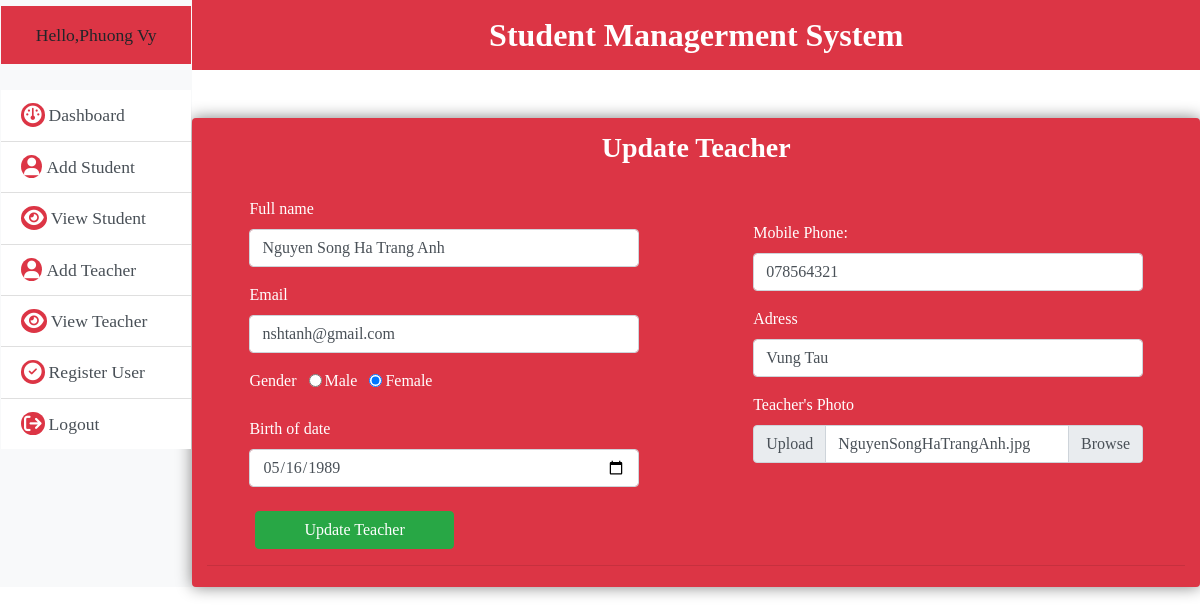
Screenshot of /admin/updateTeacher.php?edit_TeacherID=2 (signed in) with the database file from the repository.
### tables this page shows
CREATE TABLE `teacher` (
  `id` int(11) NOT NULL,
  `fullname_Teacher` varchar(256) NOT NULL,
  `phone_Teacher` varchar(256) DEFAULT NULL,
  `email_Teacher` varchar(256) NOT NULL,
  `Adress_Teacher` varchar(256) NOT NULL,
  `date_Teacher` date NOT NULL,
  `gender_Teacher` varchar(256) NOT NULL,
  `photo_Teacher` varchar(256) DEFAULT NULL
);

### admin/updateTeacher.php (the view, shortened to what this page needs)
<?php
include_once "../database/dbcon.php";
                            ?>
<?php
include_once "header.php";
?>
<body>
<?php
    $sql=mysqli_query($con,"SELECT*FROM admin WHERE id='{$_SESSION['id']}'");
    if(mysqli_num_rows($sql)>0){
        $row=mysqli_fetch_assoc($sql);
    }
    ?>
    <div class="d-flex" id="wrap">
        <div class="sidebar bg-light border-light border">
            <div class="sidebar-heading">
                <p class="text-center bg-danger p-3">Hello,<span><?php echo $row['fullname']?></span></p>
            </div>
            <ul class="listgroup list-group-flush">
                <a href="../../Student-Management-/admin/dashboard.php" class="list-group-item list-group-item-action"><i class="fa fa-dashboard"></i>Dashboard</a>
                <a href="../../Student-Management-/admin/addstudent.php" class="list-group-item list-group-item-action"><i class="fa fa-user"></i>Add Student</a>
                <a href="../../Student-Management-/admin/viewstudent.php" class="list-group-item list-group-item-action"><i class="fa fa-eye"></i>View Student</a>
                <a href="../../Student-Management-/admin/addTeacher.php" class="list-group-item list-group-item-action"><i class="fa fa-user"></i>Add Teacher</a>
                <a href="../../Student-Management-/admin/viewTeacher.php" class="list-group-item list-group-item-action"><i class="fa fa-eye"></i>View Teacher</a>
                <a href="../../Student-Management-/admin/register.php" class="list-group-item list-group-item-action"><i class="fa fa-check-circle"></i>Register User</a>
                <a href="../../Student-Management-/page/logout.php" class="list-group-item list-group-item-action"><i class="fa fa-sign-out"></i>Logout</a>
            </ul>
        </div>
        <div class="main-body">
        <section class="main-form">
        <h2 class="text-center text-white .shadow-lg bg-danger p-3 font-weight-bold">Student Managerment System</h2>
        <div class="container bg-danger rounded dash mt-5" id="formsetting">
            <h3 class="text-center text-white pb-4 pt-2 font-weight-bold ">Update Teacher</h3>
            <?php
                if(isset($_GET['edit_TeacherID'])){
                    $edit_Teacher=$_GET['edit_TeacherID'];
                    $query="SELECT * FROM teacher WHERE id='{$edit_Teacher}'";
                    $run = mysqli_query($con,$query);
                    while($row=mysqli_fetch_assoc($run)){
            ?>
            <form action="" method="post" enctype="multipart/form-data">
            <div class="row">
                <div class="col-md-5 col-sm-5 col-12 m-auto">
                <div class="form-group">
                    <label for="" class="text-white">Full name</label>
                    <input type="text" name="fullname" placeholder="Enter fullname" class="form-control" value="<?php echo $row['fullname_Teacher']?>"required>
                </div>
                <div class="form-group">
                    <label for="" class="text-white">Email</label>
                    <input type="email" name="email" placeholder="Enter email" value="<?php echo $row['email_Teacher']?>"class="form-control">
                </div>
                <div class="form-group">
                    <label for="" class="text-white">Gender</label>
                    <input type="radio" name="gender" value="male" class="form-check-input ml-2"
                    <?php
                    if($row['gender_Teacher'] == 'male') echo "checked";
                    ?>>
                    <label for="" class="form-check-label text-white pl-4">Male</label>
                    <input type="radio" name="gender" value="female" class="form-check-input ml-2"
                    <?php
                    if($row['gender_Teacher'] == 'female') echo "checked";
                    ?>>
                    <label for="" class="form-check-label text-white pl-4">Female</label>
                </div>
                <div class="form-group">
                    <label for="" class="text-white">Birth of date</label>
                    <input type="date" name="birthdate" placeholder="Enter birth of date" class="form-control" value="<?php echo $row['date_Teacher']?>">
                </div>
                </div>
                <div class="col-md-5 col-sm-5 col-12 m-auto">
                <div class="form-group">
                    <label for="" class="text-white">Mobile Phone:</label>
                    <input type="text" name="phone" placeholder="Enter phone" class="form-control" value="<?php echo $row['phone_Teacher']?>">
                </div>
                <div class="form-group">
                    <label for="" class="text-white">Adress</label>
                    <input type="text" name="adress" placeholder="Enter district" class="form-control" value="<?php echo $row['Adress_Teacher']?>">
                </div>
                <div class="form-group">
                <label for="" class="text-white">Teacher's Photo</label>
                <div class="input-group">
                    <div class="input-group-prepend">
                        <span class="input-group-text" id="inputGroupFileAddon01">Upload</span>
                    </div>
                    <div class="custom-file">
                        <label for="inputGroupFile01" class="custom-file-label"><?php echo $row['photo_Teacher']?></label>
                    </div>
                </div>
                </div>
                <?php
                 }
                }
                ?>
                </div>
                </div>
                <input type="submit" name="UpdateTeacher" value="Update Teacher" class="btn btn-success px-5 mt-2 ml-5 ">
            </form>
            <hr>
        </div>
    </section>
    </div>
    </div>
</body>
</html>

### css/css.css (style rules this page uses)
* { margin:0; padding:0; box-sizing: border-box; font-family:tahoma ; }
.container { background-color: rgba(189, 188, 188, 0.492); border-radius: 10px; padding:5px; }
.sidebar { margin:0; width:16rem; font-size:1.1rem; transition: all 0.5s ease; }
.sidebar-heading { padding-top: 5px; padding-bottom: 10px; }
.sidebar i { color: white; background: #dc3545 ; border-radius: 50%; padding:3px; margin-right: 4px; }
.main-body { width: 84rem; }
.dash { box-shadow: 0 0rem 1rem gray; }

### rows the page displays
teacher: fullname "Nguyen Song Ha Trang Anh", email "nshtanh@gmail.com", gender_Teacher "☑", birthdate "05/16/1989", phone "078564321", adress "Vung Tau", photo_Teacher "NguyenSongHaTrangAnh.jpg"

### other values shown
$row['fullname'] "Phuong Vy"
